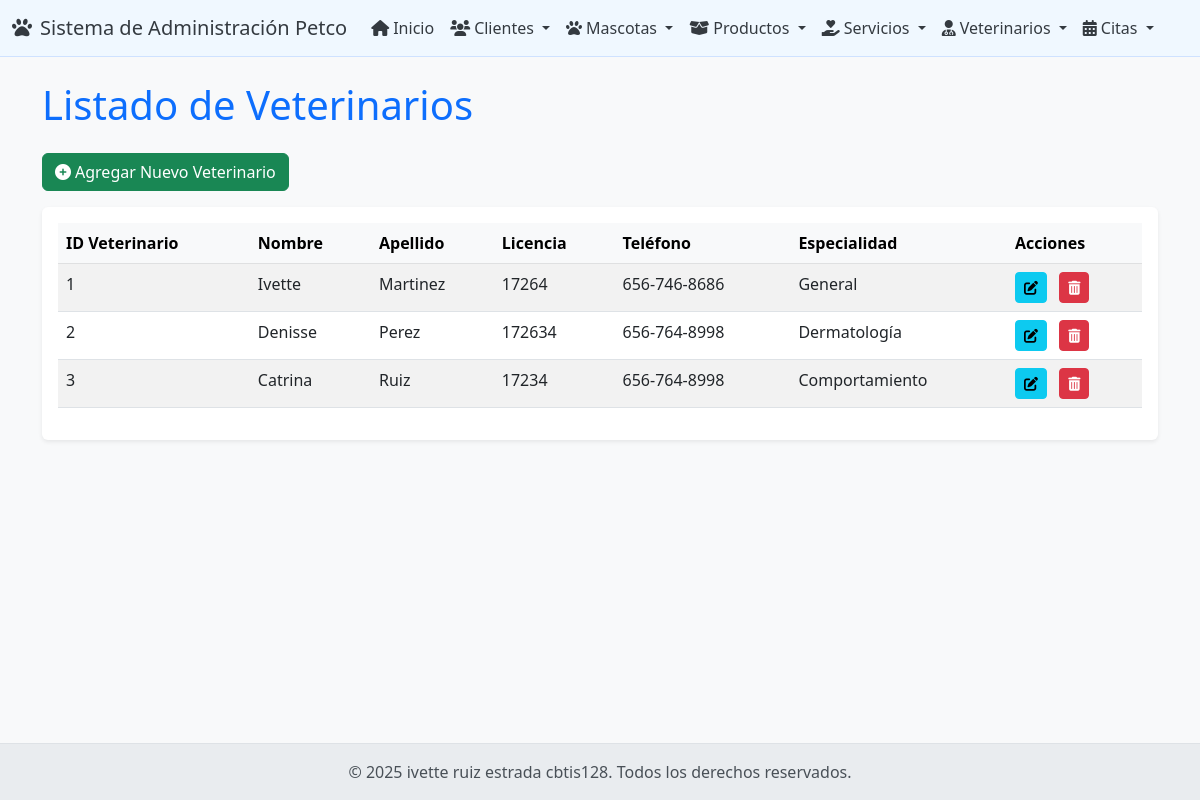
Page /veterinarios/ on the committed database.
### app_Petco/models.py (models this page shows, shortened)
class Veterinario(models.Model):
    veterinario_id = models.AutoField(primary_key=True)
    nombre = models.CharField(max_length=100)
    apellido = models.CharField(max_length=100)
    licencia = models.CharField(max_length=50, unique=True)
    telefono = models.CharField(max_length=20, blank=True, null=True)
    especialidad = models.CharField(max_length=100, blank=True, null=True) # Ej: Cirugía, Dermatología

### app_Petco/views.py (the view)
# urls.py: path('veterinarios/', views.ver_veterinarios, name='ver_veterinarios'),
def ver_veterinarios(request):
    veterinarios = Veterinario.objects.all().order_by('apellido', 'nombre')
    context = {'veterinarios': veterinarios}
    return render(request, 'veterinario/ver_veterinarios.html', context)

### app_Petco/templates/veterinario/ver_veterinarios.html (shortened to what this page needs)
{% extends 'base.html' %}
{% block contenido %}
    <h1 class="mb-4 text-primary">Listado de Veterinarios</h1>
    <a href="{% url 'agregar_veterinario' %}" class="btn btn-success mb-3"><i class="fas fa-plus-circle me-1"></i>Agregar Nuevo Veterinario</a>
    {% if veterinarios %}
        <div class="table-responsive bg-white p-3 rounded shadow-sm">
            <table class="table table-striped table-hover">
                <thead class="table-light">
                    <tr>
                        <th>ID Veterinario</th>
                        <th>Nombre</th>
                        <th>Apellido</th>
                        <th>Licencia</th>
                        <th>Teléfono</th>
                        <th>Especialidad</th>
                        <th>Acciones</th>
                    </tr>
                </thead>
                <tbody>
                    {% for veterinario in veterinarios %}
                        <tr>
                            <td>{{ veterinario.veterinario_id }}</td>
                            <td>{{ veterinario.nombre }}</td>
                            <td>{{ veterinario.apellido }}</td>
                            <td>{{ veterinario.licencia }}</td>
                            <td>{{ veterinario.telefono|default_if_none:"N/A" }}</td>
                            <td>{{ veterinario.especialidad|default_if_none:"N/A" }}</td>
                            <td>
                                <a href="{% url 'actualizar_veterinario' veterinario.veterinario_id %}" class="btn btn-sm btn-info me-2" title="Editar"><i class="fas fa-edit"></i></a>
                                <a href="{% url 'borrar_veterinario' veterinario.veterinario_id %}" class="btn btn-sm btn-danger" title="Eliminar"><i class="fas fa-trash-alt"></i></a>
                            </td>
                        </tr>
                    {% endfor %}
                </tbody>
            </table>
        </div>
    {% else %}
        <div class="alert alert-info" role="alert">
            No hay veterinarios registrados aún. ¡Empieza agregando uno!
        </div>
    {% endif %}
{% endblock %}

### app_Petco/templates/base.html (style rules this page uses)
body { display: flex; flex-direction: column; min-height: 100vh; background-color: #f8f9fa; }

### rows in the picture
Veterinario: veterinario_id "1", nombre "Ivette", apellido "Martinez", licencia "17264", telefono "656-746-8686", especialidad "General"
Veterinario: veterinario_id "2", nombre "Denisse", apellido "Perez", licencia "172634", telefono "656-764-8998", especialidad "Dermatología"
Veterinario: veterinario_id "3", nombre "Catrina", apellido "Ruiz", licencia "17234", telefono "656-764-8998", especialidad "Comportamiento"
